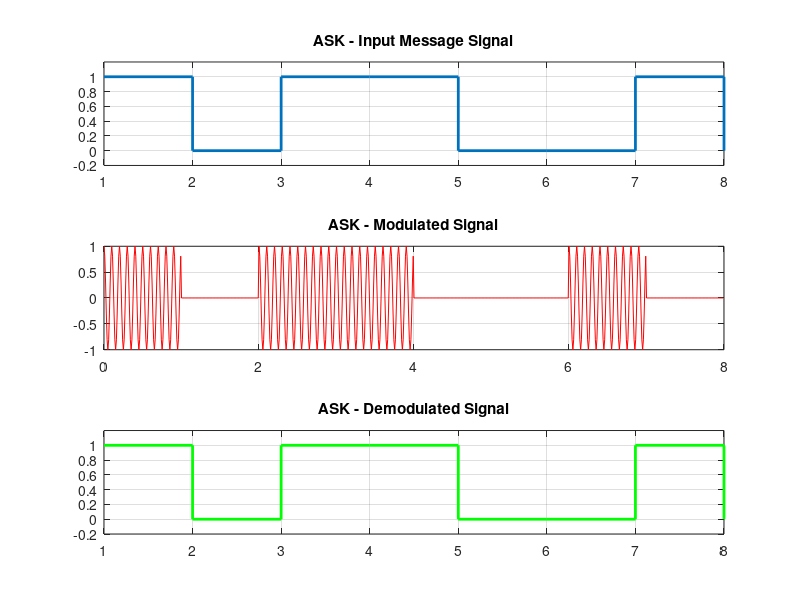
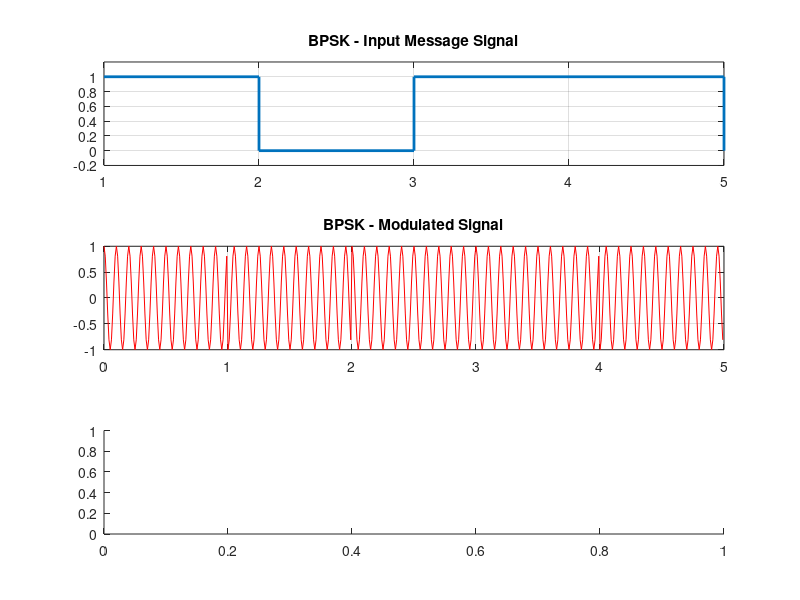

These charts were generated, in order, by the following MATLAB code: (Note: this script raises an error after producing the figures.)
clc; clear; close all; 
bitRate = 1; 
Fs = 100; 
Tb = 1/bitRate; 
t = 0:1/Fs:Tb-1/Fs; 
msgBits = [1 0 1 1 0 0 1 0]; 
bitLength = length(msgBits); 
messageSignal = repelem(msgBits, length(t)); 
tTotal = 0:1/Fs:bitLength*Tb-1/Fs;  
fc = 10; 
fc1 = 3; 
fc2 = 7; 
carrier = cos(2*pi*fc*tTotal); 
ASKmod = messageSignal .* carrier; 
FSKmod = cos(2*pi*(fc1 + (fc2-fc1)*messageSignal).*tTotal); 
FSKdemod = zeros(1, bitLength); 
for i = 1:bitLength 
tSegment = (i-1)*length(t) + (1:length(t)); 
receivedBit1 = sum(FSKmod(tSegment) .* cos(2*pi*fc2*t)); 
receivedBit0 = sum(FSKmod(tSegment) .* cos(2*pi*fc1*t)); 
if receivedBit1 > receivedBit0 
FSKdemod(i) = 1; 
else 
FSKdemod(i) = 0; 
end 
end 
figure; 
subplot(3,1,1); 
stairs(msgBits, 'LineWidth', 2); 
ylim([-0.2 1.2]); 
title('ASK - Input Message Signal'); 
grid on; 
subplot(3,1,2); 
plot(tTotal, ASKmod, 'r'); 
title('ASK - Modulated Signal'); 
grid on; 
subplot(3,1,3); 
stairs(messageSignal(1:Fs:end), 'g', 'LineWidth', 2); 
ylim([-0.2 1.2]); 
title('ASK - Demodulated Signal'); 
grid on; 
shortMsgBits = [1 0 1 1 0]; 
shortBitLength = length(shortMsgBits); 
shortMessageSignal = repelem(shortMsgBits, length(t)); 
shortTTotal = 0:1/Fs:shortBitLength*Tb-1/Fs; 
BPSKmod = cos(2*pi*fc*shortTTotal + pi*(1 - shortMessageSignal)); 
figure; 
subplot(3,1,1); 
stairs(shortMsgBits, 'LineWidth', 2); 
ylim([-0.2 1.2]); 
title('BPSK - Input Message Signal'); 
grid on; 
subplot(3,1,2); 
plot(shortTTotal, BPSKmod, 'r'); 
title('BPSK - Modulated Signal'); 
grid on; 
subplot(3,1,3); 
recoveredBits = BPSKmod > 0; 
stairs(recoveredBits, 'g', 'LineWidth', 2); 
ylim([-0.2 1.2]); 
title('BPSK - Demodulated Signal'); 
grid on; 
figure; 
subplot(3,1,1); 
stairs(msgBits, 'LineWidth', 2); 
ylim([-0.2 1.2]); 
title('FSK - Input Message Signal'); 
grid on; 
subplot(3,1,2); 
plot(tTotal, FSKmod, 'r'); 
title('FSK - Modulated Signal'); 
grid on; 
subplot(3,1,3); 
stairs(FSKdemod, 'g', 'LineWidth', 2); 
ylim([-0.2 1.2]); 
title('FSK - Demodulated Signal'); 
grid on; 